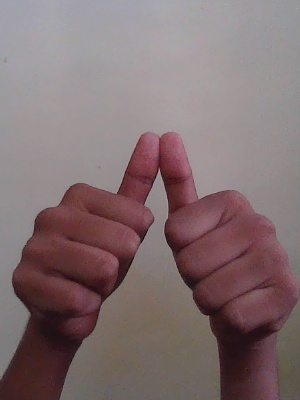
#> input picture data/train/A/20.jpg, 300 x 400 px, found by its file name
$ python Image_Preprocessing.py
#> lines starting #> are read from the running program, lines starting #| are printed output that depends on the picture; after the words box and inside, x2 and y2 are one past the last pixel; in counts of white or black regions, pixels touching at a corner belong together
### Processing.py
import numpy as np
import cv2

minValue = 70

path='C:/Users/grant/Desktop/Project/Project_SLS/Sign_Detection/data/train'
def func(path):
    frame = cv2.imread(path)

    gray = cv2.cvtColor(frame, cv2.COLOR_BGR2GRAY)
    blur = cv2.GaussianBlur(gray, (5, 5), 2)

    th3 = cv2.adaptiveThreshold(blur, 255, cv2.ADAPTIVE_THRESH_GAUSSIAN_C, cv2.THRESH_BINARY_INV, 11, 2)
    ret, res = cv2.threshold(th3, minValue, 255, cv2.THRESH_BINARY_INV + cv2.THRESH_OTSU)
    return res

### Image_Preprocessing.py
import numpy as np
import cv2
import os
import csv

from Processing import func

if not os.path.exists("data1"):
    os.makedirs("data1")
if not os.path.exists("data1/train"):
    os.makedirs("data1/train")
if not os.path.exists("data1/test"):
    os.makedirs("data1/test")

path = "C:/Users/grant/Desktop/Project/Project_SLS/Sign_Detection/data/train"
path1 = "data1"
a = ['label']

for i in range(64 * 64):
    a.append("pixel" + str(i))

# outputLine = a.tolist()


label = 0
var = 0
c1 = 0
c2 = 0

for (dirpath, dirnames, filenames) in os.walk(path):
    for dirname in dirnames:
        print(dirname)
        for (direcpath, direcnames, files) in os.walk(path + "/" + dirname):
            if not os.path.exists(path1 + "/train/" + dirname):
                os.makedirs(path1 + "/train/" + dirname)
            if not os.path.exists(path1 + "/test/" + dirname):
                os.makedirs(path1 + "/test/" + dirname)
            # num=0.75*len(files)
            num = 100000000000000000
            i = 0
            for file in files:
                var += 1
                actual_path = path + "/" + dirname + "/" + file
                actual_path1 = path1 + "/" + "train/" + dirname + "/" + file
                actual_path2 = path1 + "/" + "test/" + dirname + "/" + file
                img = cv2.imread(actual_path, 0)
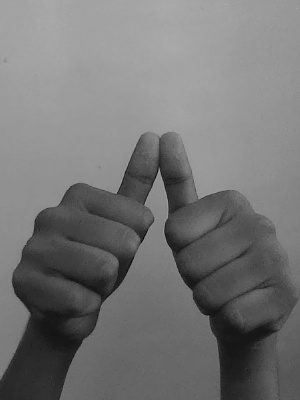
#> img: shape (400, 300); min 7, max 171, mean 116.8
                bw_image = func(actual_path)
#> in func, frame is the input picture: shape (400, 300, 3); mean B, G, R 112.9, 111.2, 129.2
#> in func, `th3 = cv2.adaptiveThreshold(blur, 255, cv2.ADAPTIVE_THRESH_GAUSSIAN_C,..`:
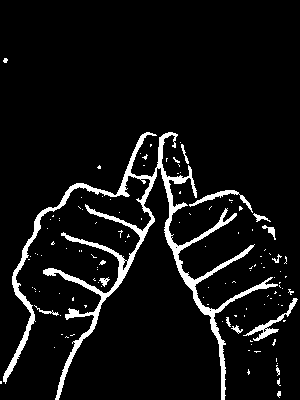
#> th3: shape (400, 300); 6.9% white; 122 white regions (108 under 20 px), largest, box (x1, y1, x2, y2) and area: (3, 132, 278, 400) 6777, (243, 298, 298, 341) 369, (189, 190, 253, 213) 275
#> in func, `ret, res = cv2.threshold(th3, minValue, 255, cv2.THRESH_BINARY_INV + c..`: ret = 0
                if i < num:
                    c1 += 1
                    cv2.imwrite(actual_path1, bw_image)
                else:
                    c2 += 1
                    cv2.imwrite(actual_path2, bw_image)

                i = i + 1

        label = label + 1
print(var)
print(c1)
print(c2)
